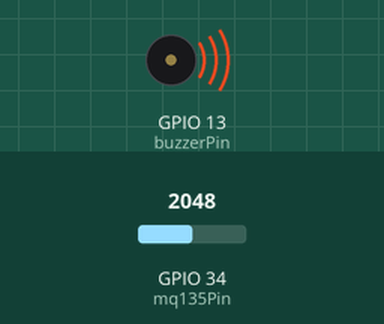
Simulated run of this sketch. Board: ESP32. Parts: buzzer (waves = sounding). The test bench sets the inputs (shaded band); at power-on: GPIO 34 (mq135Pin) = 2048.

Above: at 1.2 s.
1.3 s: GPIO 34 (mq135Pin) set to 1850
2.8 s: GPIO 34 (mq135Pin) set to 1756
At 3.6 s:
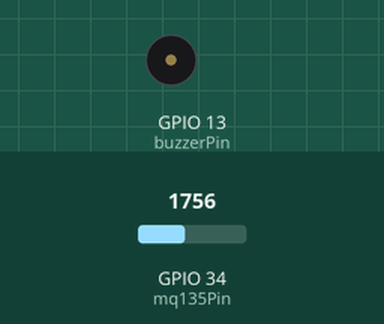
4.3 s: GPIO 34 (mq135Pin) set to 1840
At 5.0 s:
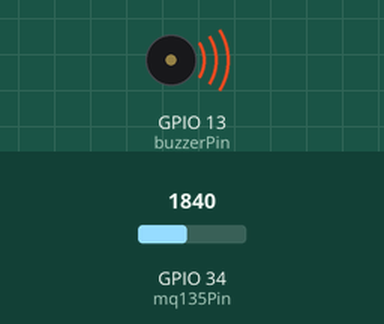
5.8 s: GPIO 34 (mq135Pin) set to 1760
At 6.4 s:
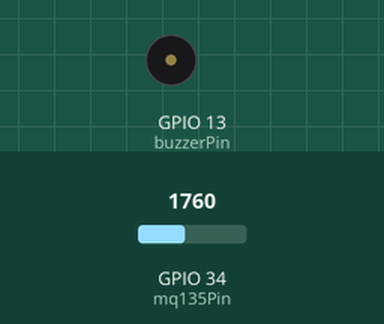
Timing chart, 0 to 8.3 s (numbered marks = the images above; inputs shaded):
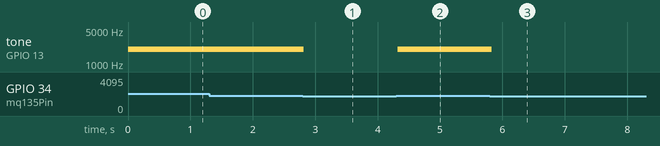

Measured:
- the behaviour switches between 1801 and 1800 on GPIO 34 (mq135Pin) (found by bisection; images 0 and 1)
- after the input at 1.3 s, every drawn part: stays the same
- after the input at 2.8 s, tone on GPIO 13 (buzzerPin): 2000 Hz → silent at once
- after the input at 4.3 s, tone on GPIO 13 (buzzerPin): silent → 2000 Hz at once
- after the input at 5.8 s, tone on GPIO 13 (buzzerPin): 2000 Hz → silent at once

The sketch:

firmware.ino
```cpp
/*
  Integrated Drowsiness & Air Quality Monitor
  Buzzer: Pin D13 (GPIO 13)
  MQ-135: Pin D34 (GPIO 34)
*/

const int mq135Pin = 34;
const int buzzerPin = 13;

// Frequency settings from your successful experiment
const int freq = 2000;     // The "loud" frequency
const int resolution = 8;  // 8-bit resolution (0-255)
const int gasThreshold = 1800; // Adjust based on your room's baseline

void setup() {
  Serial.begin(115200);
  pinMode(mq135Pin, INPUT);

  // Using the specific ESP32 v3.0+ PWM attachment
  ledcAttach(buzzerPin, freq, resolution);
}

void loop() {
  int gasValue = analogRead(mq135Pin);
  bool pythonAlert = false;

  // Check for the '1' signal from Python MediaPipe script
  if (Serial.available() > 0) {
    char command = Serial.read();
    if (command == '1') {
      pythonAlert = true;
    }
  }

  // Logic to trigger the loud buzzer
  if (pythonAlert || gasValue > gasThreshold) {
    // Force frequency to 2000Hz and Duty Cycle to 128 (50%)
    // This matches the experiment that worked for you.
    ledcWriteTone(buzzerPin, 2000);
    ledcWrite(buzzerPin, 128);
  } else {
    // Complete silence when safe
    ledcWrite(buzzerPin, 0);
  }

  // Small delay to prevent serial buffer overflow
  delay(50);
}
```
